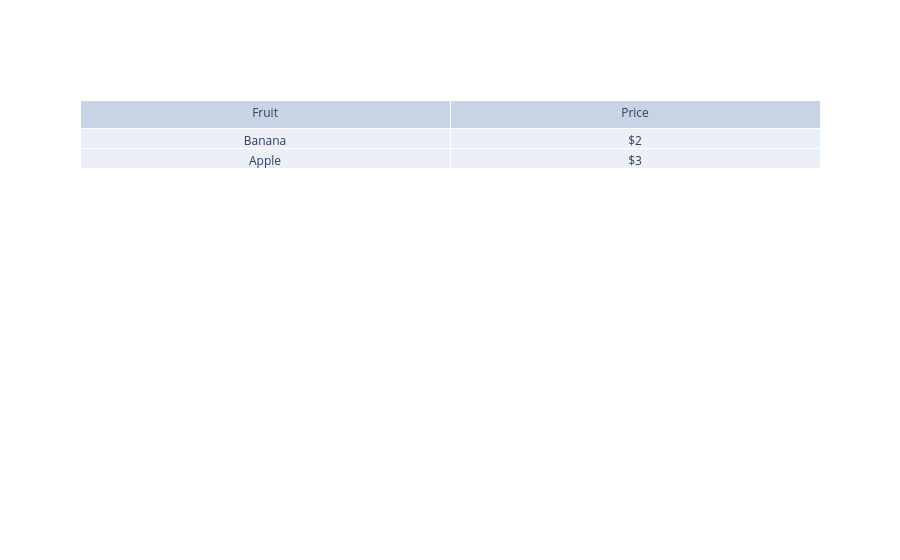

Here is the notebook cell this chart was saved with:
### Code cell
import plotly.graph_objects as go

fig = go.Figure(data=[
    go.Table(
        header=dict(values=["Fruit", "Price"]),
        cells=dict(values=[["Banana", "Apple"], ["$2", "$3"]])
    )
])
fig.show()

### Figure 1 — Plotly figure (JSON) as saved in the notebook; plotly's stock layout.template omitted (floating-point values rounded to 4 significant figures)
{"data": [{"cells": {"values": [["Banana", "Apple"], ["$2", "$3"]]}, "header": {"values": ["Fruit", "Price"]}, "type": "table"}], "layout": {}}
